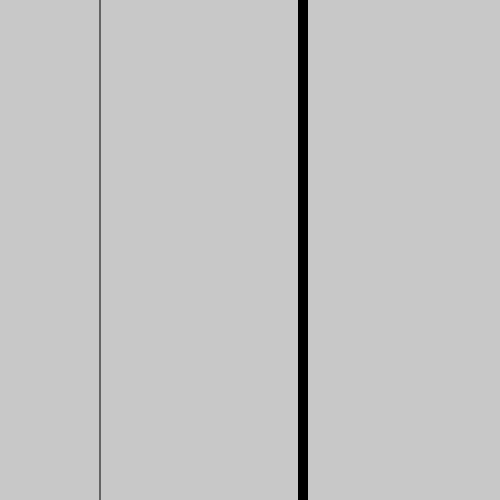
Frame 1 (no input)
Frame 60 (no input): identical to frame 1, image omitted
Frame 120 (the mouse pressed at the canvas centre since frame 60): identical to frame 1, image omitted

The p5.js sketch that drew this single still picture (run headless with seeded random() and noise() and a simulated clock; from frame 60 on, the mouse is pressed at the canvas centre):

// p5.js sketch
// ── sketch.js

function setup(){
	let x = 100
	createCanvas(500,500)
	background(200)

	line(x,0,x,500)
	strokeWeight(10)

	x = x + 203
	line(x,0,x,500)
}

function draw(){

}
